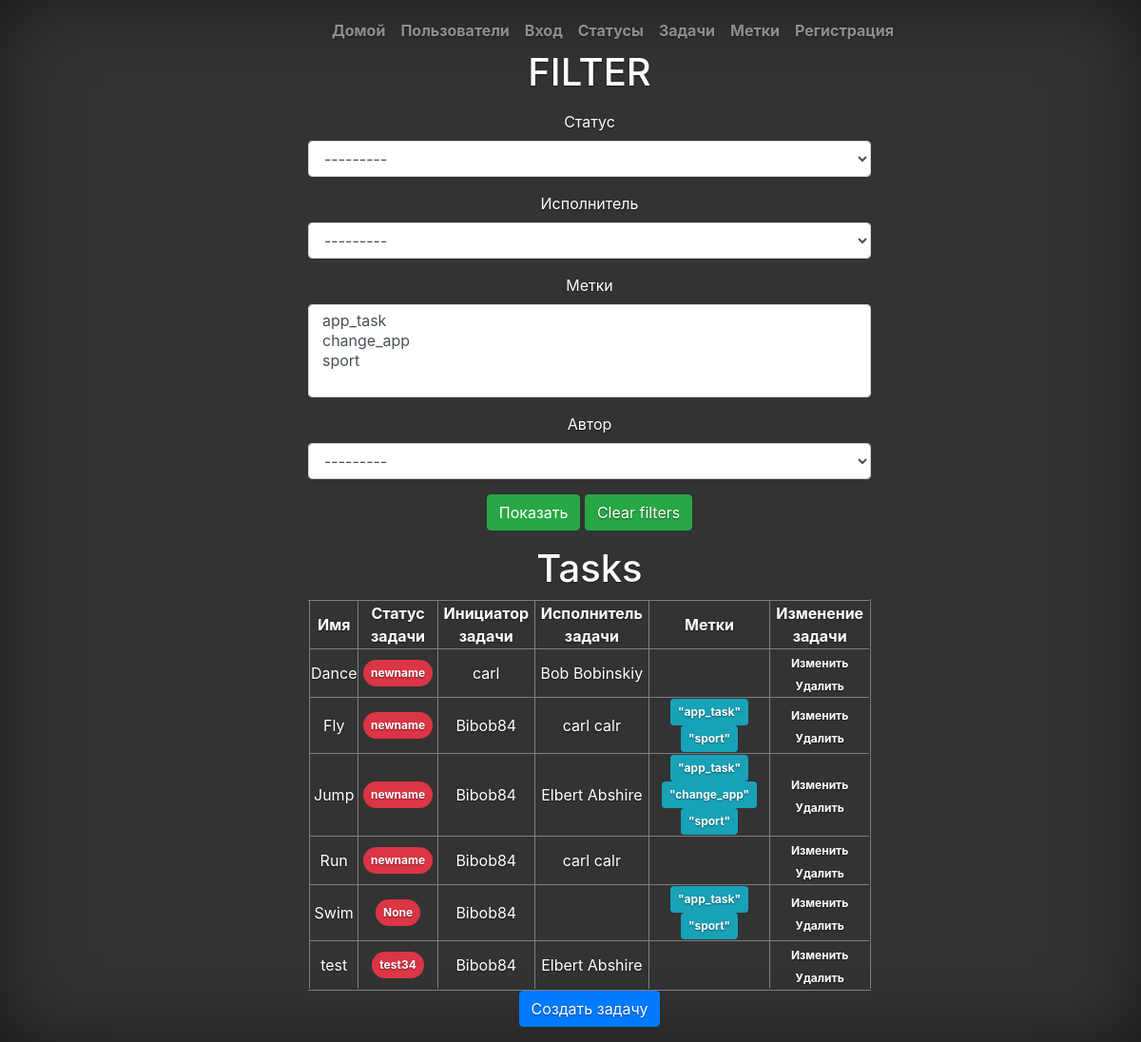
/tasks/, run on an earlier commit of the app's database.
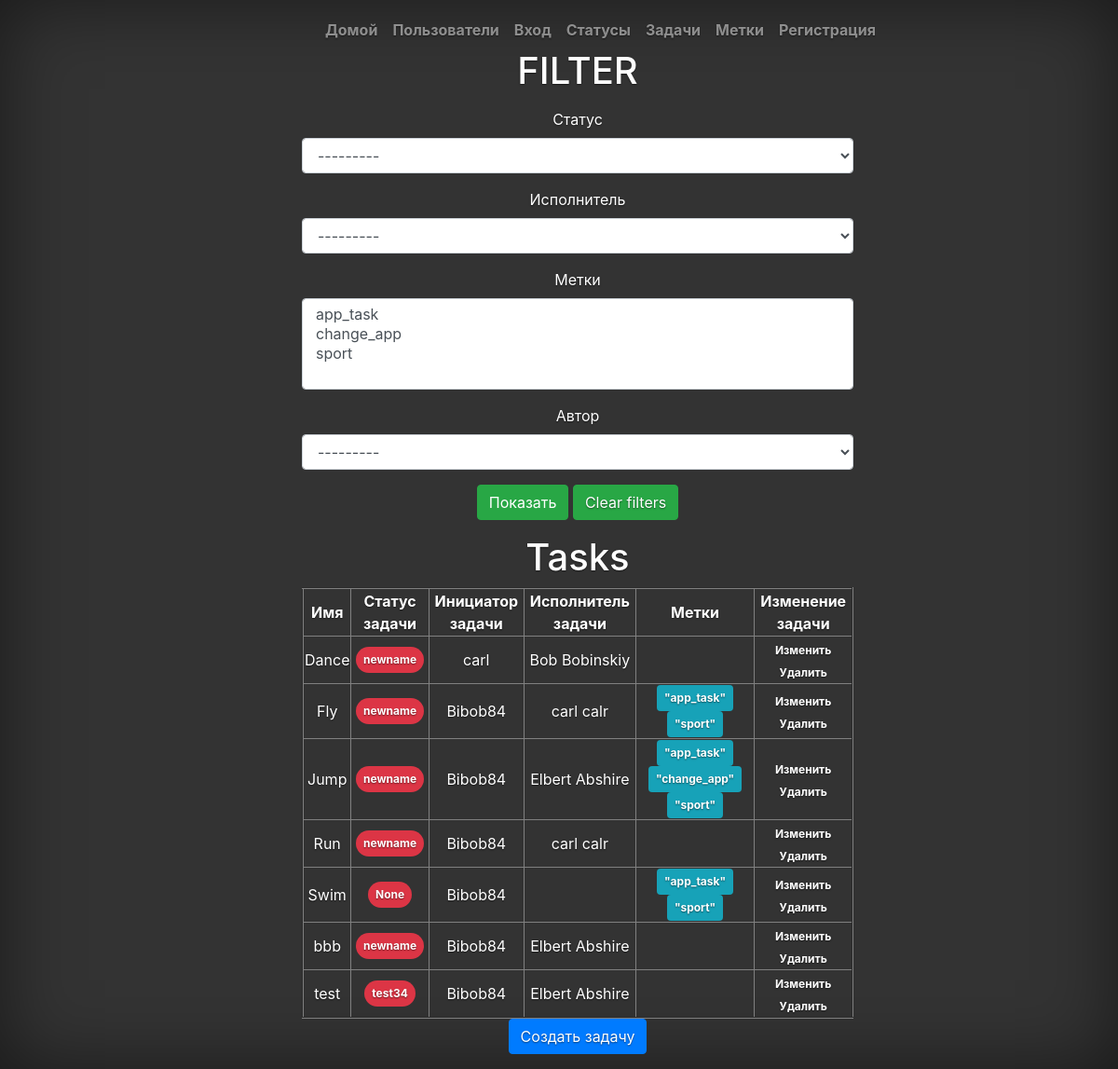
And on a later commit of the database.
### tasks/models.py (models this page shows, shortened)
class Task(models.Model):
    name = models.CharField('Имя', max_length=50, null=True, blank=True,)
    description = models.CharField('Описание', max_length=150, null=True, blank=True,)
    task_status = models.ForeignKey(TaskStatus, verbose_name='Статус', null=True, blank=True, on_delete=models.PROTECT)
    creator = models.ForeignKey(CustomUser, verbose_name='Автор', on_delete=models.CASCADE, null=True, blank=True, related_name='creator')
    assigned_to = models.ForeignKey(CustomUser, verbose_name='Исполнитель', on_delete=models.SET_NULL, null=True, blank=True, related_name='assigned')
    label = models.ManyToManyField(Label, blank=True, verbose_name='Метки')
    class Meta():
        ordering = ['name']

class TaskStatus(models.Model):
    name = models.CharField('Имя', max_length=70, unique=True)
    def __str__(self):
        return self.name
    class Meta():
        ordering = ['name']

class Label(models.Model):
    name = models.CharField('Имя', max_length=70, unique=True)
    def __str__(self):
        return self.name
    class Meta():
        ordering = ['name']

### users/models.py (models this page shows, shortened)
class CustomUser(AbstractUser):
    class Meta():
        ordering = ['username']
    def __str__(self):
        return self.username

### tasks/views.py (the view)
# urls.py: path('', views.ListTasksView.as_view(), name='tasks_list'),
class ListTasksView(generic.ListView):
    model = Task
    template_name = 'tasks_index.html'
    context_object_name = 'tasks'
    def get_context_data(self, **kwargs):
        context = super().get_context_data(*kwargs)
        context['filter'] = TaskFilter(self.request.GET)
        return context

### tasks/templates/tasks_index.html (shortened to what this page needs)
{% extends 'index.html' %}
{% load bootstrap4 %}
{% load i18n %}
{% block welcome %}
<h1>FILTER</h1>
<p>
	<form method="get" class="form">
		{% bootstrap_form filter.form %}
		{% bootstrap_button "Показать" button_class="btn-success" %}
		<a href="{% url 'tasks:tasks_list' %}" class="btn btn-success">
			Clear filters
		</a>
	</form>
</p>
		<h1>Tasks</h1>
		<table border="2" align="center">
			<tr>
				<th>Имя</th>
				<th>Статус задачи</th>
				<th>Инициатор задачи</th>
				<th>Исполнитель задачи</th>
				<th>Метки</th>
				<th>Изменение задачи</th>
			</tr>
			{% for task in filter.qs %}
				<tr>
					<td><a href={% url 'tasks:task' task.id %}>{{ task.name }}</a></td>
					<td><a class="badge badge-danger badge-pill p-2" href={% url 'tasks:task' task.id %}>{{ task.task_status }}</a></td>
					<td><a href={% url 'tasks:task' task.id %}>{{ task.creator }}</a></td>
					<td><a href={% url 'tasks:task' task.id %}>{{ task.assigned_to.first_name }} {{ task.assigned_to.last_name }}</a></td>
					<td>
					{% for tag in task.label.all %}
						<a class="badge badge-info p-2" href={% url 'tasks:task' task.id %}>"{{ tag }}"</a>
					{% endfor %}
					</td>
					<td>
						<a class="badge badge-infop-2" href={% url 'tasks:update_task' task.id %}>Изменить</a>
						<a class="badge badge-infop-2" href={% url 'tasks:delete_task' task.id %}>Удалить</a>
					</td>
				</tr>
			{% endfor %}
		</table>
	<a class="btn btn-primary" href={% url 'tasks:create_task' %}>{% translate "Создать задачу" %}</a>
{% endblock %}

What changed in the data, as far as the page shows it:
added Task: name "bbb", task_status "newname", creator "Bibob84", assigned_to.first_name "Elbert", assigned_to.last_name "Abshire"
